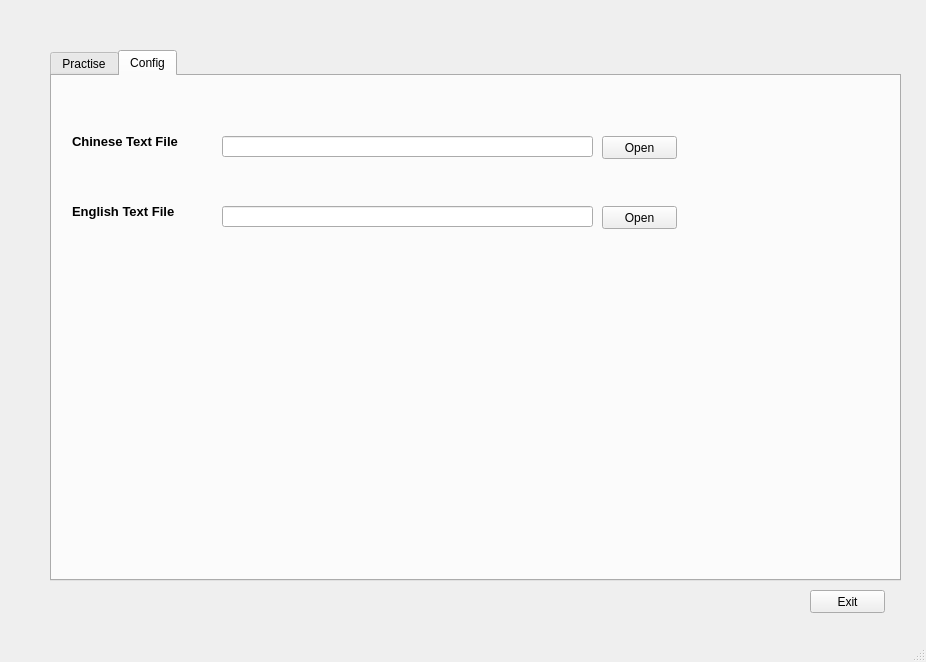
<?xml version="1.0" encoding="UTF-8"?>
<ui version="4.0">
 <class>MainWindow</class>
 <widget class="QMainWindow" name="MainWindow">
  <property name="geometry">
   <rect>
    <x>0</x>
    <y>0</y>
    <width>926</width>
    <height>662</height>
   </rect>
  </property>
  <property name="windowTitle">
   <string>MainWindow</string>
  </property>
  <property name="toolTip">
   <string notr="true"/>
  </property>
  <widget class="QWidget" name="centralwidget">
   <widget class="QTabWidget" name="tabWidget">
    <property name="geometry">
     <rect>
      <x>50</x>
      <y>50</y>
      <width>851</width>
      <height>531</height>
     </rect>
    </property>
    <property name="focusPolicy">
     <enum>Qt::ClickFocus</enum>
    </property>
    <property name="toolTip">
     <string/>
    </property>
    <property name="currentIndex">
     <number>1</number>
    </property>
    <widget class="QWidget" name="Practice">
     <attribute name="title">
      <string>Practise</string>
     </attribute>
     <widget class="QPlainTextEdit" name="plainTextEdit_manualEnter">
      <property name="geometry">
       <rect>
        <x>0</x>
        <y>410</y>
        <width>751</width>
        <height>41</height>
       </rect>
      </property>
      <property name="font">
       <font>
        <pointsize>12</pointsize>
       </font>
      </property>
      <property name="mouseTracking">
       <bool>true</bool>
      </property>
      <property name="tabChangesFocus">
       <bool>true</bool>
      </property>
     </widget>
     <widget class="QPlainTextEdit" name="plainTextEdit_English">
      <property name="geometry">
       <rect>
        <x>0</x>
        <y>460</y>
        <width>751</width>
        <height>41</height>
       </rect>
      </property>
      <property name="font">
       <font>
        <pointsize>12</pointsize>
       </font>
      </property>
      <property name="focusPolicy">
       <enum>Qt::NoFocus</enum>
      </property>
      <property name="autoFillBackground">
       <bool>true</bool>
      </property>
      <property name="locale">
       <locale language="English" country="UnitedStates"/>
      </property>
      <property name="undoRedoEnabled">
       <bool>false</bool>
      </property>
      <property name="readOnly">
       <bool>true</bool>
      </property>
     </widget>
     <widget class="QPlainTextEdit" name="plainTextEdit_Chinese">
      <property name="geometry">
       <rect>
        <x>0</x>
        <y>0</y>
        <width>751</width>
        <height>361</height>
       </rect>
      </property>
      <property name="font">
       <font>
        <pointsize>12</pointsize>
       </font>
      </property>
      <property name="focusPolicy">
       <enum>Qt::NoFocus</enum>
      </property>
      <property name="autoFillBackground">
       <bool>true</bool>
      </property>
      <property name="locale">
       <locale language="Chinese" country="China"/>
      </property>
      <property name="undoRedoEnabled">
       <bool>false</bool>
      </property>
      <property name="readOnly">
       <bool>true</bool>
      </property>
     </widget>
     <widget class="QPushButton" name="pushButton_submit">
      <property name="geometry">
       <rect>
        <x>760</x>
        <y>380</y>
        <width>75</width>
        <height>23</height>
       </rect>
      </property>
      <property name="text">
       <string>Submit</string>
      </property>
      <property name="autoDefault">
       <bool>true</bool>
      </property>
     </widget>
     <widget class="QPushButton" name="pushButton_Prev">
      <property name="geometry">
       <rect>
        <x>760</x>
        <y>280</y>
        <width>75</width>
        <height>23</height>
       </rect>
      </property>
      <property name="focusPolicy">
       <enum>Qt::ClickFocus</enum>
      </property>
      <property name="text">
       <string>Pre</string>
      </property>
      <property name="autoDefault">
       <bool>true</bool>
      </property>
     </widget>
     <widget class="QPushButton" name="pushButton_Next">
      <property name="geometry">
       <rect>
        <x>760</x>
        <y>330</y>
        <width>75</width>
        <height>23</height>
       </rect>
      </property>
      <property name="text">
       <string>Next</string>
      </property>
      <property name="autoDefault">
       <bool>true</bool>
      </property>
     </widget>
     <widget class="QPlainTextEdit" name="plainTextEdit_CN_line">
      <property name="geometry">
       <rect>
        <x>0</x>
        <y>370</y>
        <width>751</width>
        <height>31</height>
       </rect>
      </property>
      <property name="font">
       <font>
        <pointsize>12</pointsize>
       </font>
      </property>
      <property name="focusPolicy">
       <enum>Qt::NoFocus</enum>
      </property>
      <property name="autoFillBackground">
       <bool>true</bool>
      </property>
      <property name="locale">
       <locale language="English" country="UnitedStates"/>
      </property>
      <property name="verticalScrollBarPolicy">
       <enum>Qt::ScrollBarAlwaysOff</enum>
      </property>
      <property name="undoRedoEnabled">
       <bool>false</bool>
      </property>
      <property name="readOnly">
       <bool>true</bool>
      </property>
     </widget>
     <widget class="QLabel" name="label_English_Line_Number">
      <property name="geometry">
       <rect>
        <x>760</x>
        <y>210</y>
        <width>71</width>
        <height>31</height>
       </rect>
      </property>
      <property name="font">
       <font>
        <pointsize>10</pointsize>
        <weight>75</weight>
        <bold>true</bold>
       </font>
      </property>
      <property name="text">
       <string> Go to Line:</string>
      </property>
     </widget>
     <widget class="QLineEdit" name="lineEdit_English_Line_Number">
      <property name="geometry">
       <rect>
        <x>760</x>
        <y>240</y>
        <width>71</width>
        <height>20</height>
       </rect>
      </property>
      <property name="focusPolicy">
       <enum>Qt::ClickFocus</enum>
      </property>
      <property name="inputMethodHints">
       <set>Qt::ImhDigitsOnly</set>
      </property>
     </widget>
    </widget>
    <widget class="QWidget" name="Config">
     <attribute name="title">
      <string>Config</string>
     </attribute>
     <widget class="QLabel" name="label_Chinese_File">
      <property name="geometry">
       <rect>
        <x>20</x>
        <y>50</y>
        <width>111</width>
        <height>31</height>
       </rect>
      </property>
      <property name="font">
       <font>
        <pointsize>10</pointsize>
        <weight>75</weight>
        <bold>true</bold>
       </font>
      </property>
      <property name="text">
       <string>Chinese Text File</string>
      </property>
     </widget>
     <widget class="QLineEdit" name="lineEdit_Chinese_File">
      <property name="geometry">
       <rect>
        <x>170</x>
        <y>60</y>
        <width>371</width>
        <height>21</height>
       </rect>
      </property>
      <property name="focusPolicy">
       <enum>Qt::ClickFocus</enum>
      </property>
     </widget>
     <widget class="QPushButton" name="pushButton_openChineseText">
      <property name="geometry">
       <rect>
        <x>550</x>
        <y>60</y>
        <width>75</width>
        <height>23</height>
       </rect>
      </property>
      <property name="focusPolicy">
       <enum>Qt::ClickFocus</enum>
      </property>
      <property name="text">
       <string>Open</string>
      </property>
     </widget>
     <widget class="QLineEdit" name="lineEdit_English_File">
      <property name="geometry">
       <rect>
        <x>170</x>
        <y>130</y>
        <width>371</width>
        <height>21</height>
       </rect>
      </property>
      <property name="focusPolicy">
       <enum>Qt::ClickFocus</enum>
      </property>
     </widget>
     <widget class="QLabel" name="label_English_File">
      <property name="geometry">
       <rect>
        <x>20</x>
        <y>120</y>
        <width>111</width>
        <height>31</height>
       </rect>
      </property>
      <property name="font">
       <font>
        <pointsize>10</pointsize>
        <weight>75</weight>
        <bold>true</bold>
       </font>
      </property>
      <property name="text">
       <string>English Text File</string>
      </property>
     </widget>
     <widget class="QPushButton" name="pushButton_openEnglishText">
      <property name="geometry">
       <rect>
        <x>550</x>
        <y>130</y>
        <width>75</width>
        <height>23</height>
       </rect>
      </property>
      <property name="focusPolicy">
       <enum>Qt::ClickFocus</enum>
      </property>
      <property name="text">
       <string>Open</string>
      </property>
     </widget>
    </widget>
   </widget>
   <widget class="QPushButton" name="pushButton_Exit">
    <property name="geometry">
     <rect>
      <x>810</x>
      <y>590</y>
      <width>75</width>
      <height>23</height>
     </rect>
    </property>
    <property name="focusPolicy">
     <enum>Qt::NoFocus</enum>
    </property>
    <property name="text">
     <string>Exit</string>
    </property>
    <property name="autoDefault">
     <bool>true</bool>
    </property>
   </widget>
  </widget>
  <widget class="QMenuBar" name="menubar">
   <property name="geometry">
    <rect>
     <x>0</x>
     <y>0</y>
     <width>926</width>
     <height>21</height>
    </rect>
   </property>
  </widget>
  <widget class="QStatusBar" name="statusbar"/>
 </widget>
 <tabstops>
  <tabstop>plainTextEdit_manualEnter</tabstop>
  <tabstop>pushButton_submit</tabstop>
  <tabstop>pushButton_Next</tabstop>
  <tabstop>lineEdit_Chinese_File</tabstop>
  <tabstop>pushButton_openChineseText</tabstop>
  <tabstop>lineEdit_English_File</tabstop>
  <tabstop>pushButton_openEnglishText</tabstop>
  <tabstop>pushButton_Prev</tabstop>
 </tabstops>
 <resources/>
 <connections/>
</ui>
